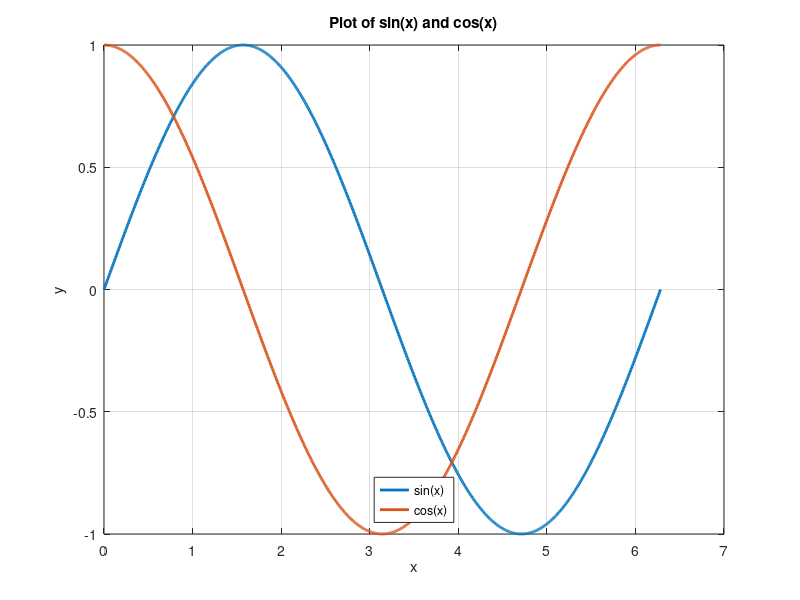
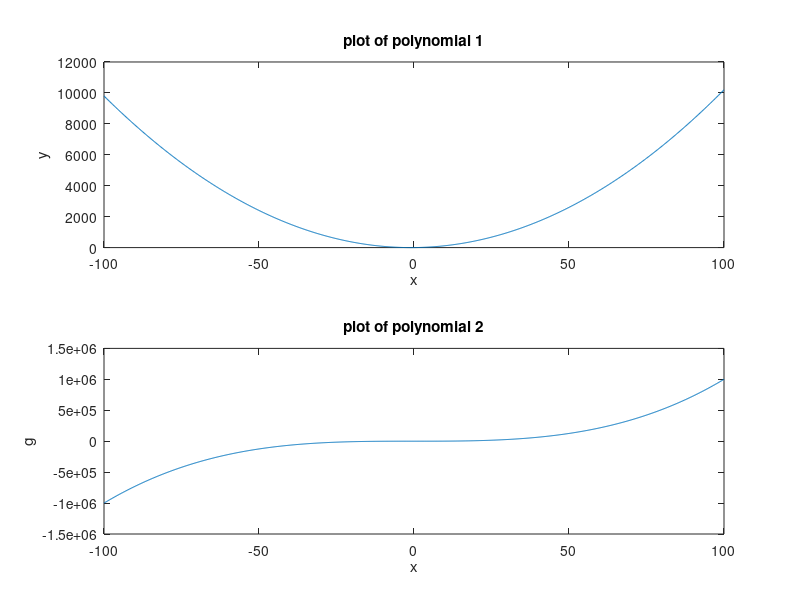

Reproduce these figures in MATLAB, in order.

%3.To draw sin x and cos x on the same graph , also plot the different graph for any two polynomials.


x = linspace(0,2*pi,1000);
plot_sin = sin(x);
plot_cos=cos(x);

%plot the graph

figure; %create a new figure

plot(x,plot_sin, 'LineWidth',2,'DisplayName', 'sin(x)')
hold on;
plot(x,plot_cos, 'LineWidth', 2, 'DisplayName', 'cos(x)')

xlabel('x');
ylabel('y');

title('Plot of sin(x) and cos(x)');

legend('Location','south');
grid on;

hold off; 



%any two polynomials y = x.^2 + 2x. + 1 and g = x.^3 + 4x. + 10

x = linspace(-100, 100, 1000);
plot_y = x.^2 + 2*x + 1;
plot_g = x.^3 + 4*x + 10;

%create a figure

figure;

subplot(2,1,1); 
plot(x,plot_y);
xlabel('x');
ylabel('y');
title('plot of polynomial 1')

subplot(2,1,2); 
plot(x,plot_g);
xlabel('x');
ylabel('g');
title('plot of polynomial 2')



